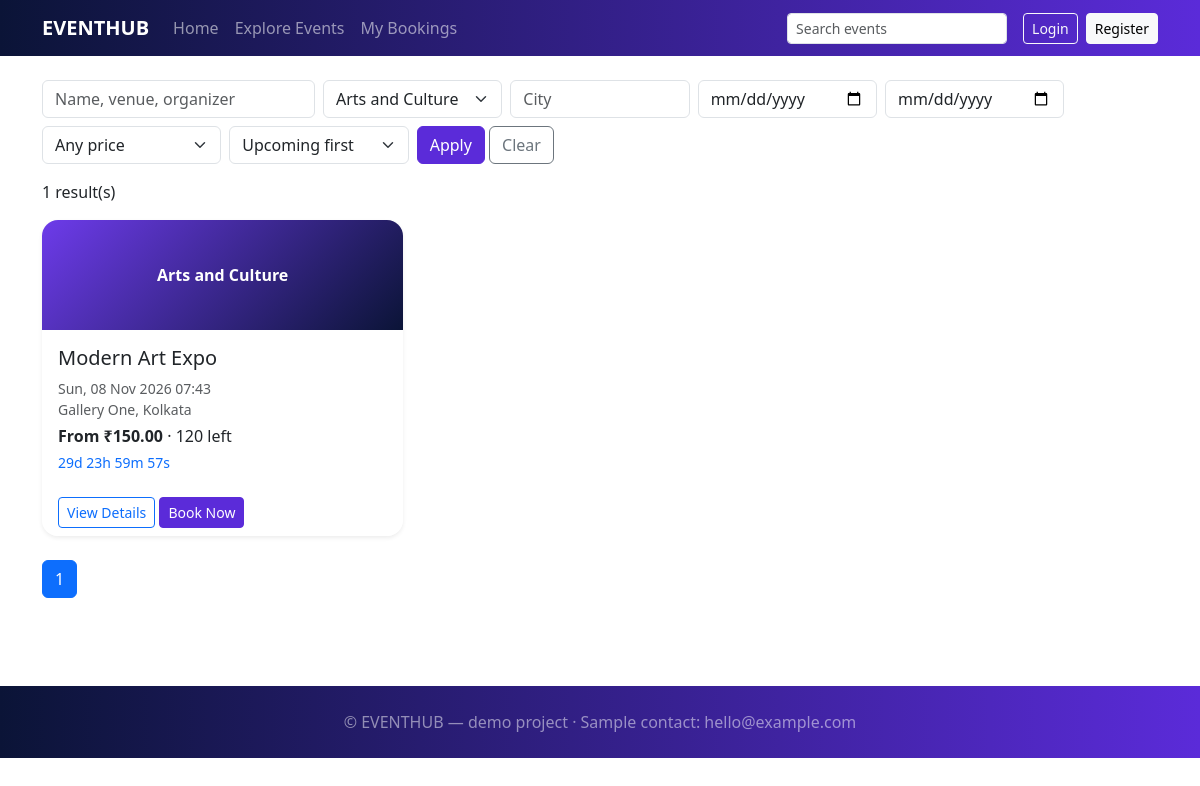
/events.php?category=7, run on the app's committed database.
### tables this page shows
CREATE TABLE events(id INT AUTO_INCREMENT PRIMARY KEY,category_id INT NOT NULL,title VARCHAR(150) NOT NULL,description TEXT,venue VARCHAR(120),city VARCHAR(80),organizer VARCHAR(100),start_at DATETIME NOT NULL,featured TINYINT(1) DEFAULT 0,status ENUM('draft','published','cancelled') DEFAULT 'published',
 FOREIGN KEY(category_id) REFERENCES categories(id),INDEX(start_at),INDEX(city));

CREATE TABLE categories(id INT AUTO_INCREMENT PRIMARY KEY,name VARCHAR(60) NOT NULL UNIQUE);

### events.php (the view, shortened to what this page needs)
<?php $title='Explore Events'; require 'includes/header.php';
$w=["e.status='published'"];$a=[];
if(($q=trim($_GET['q']??''))!==''){$w[]='(e.title LIKE ? OR e.venue LIKE ? OR e.organizer LIKE ?)';array_push($a,"%$q%","%$q%","%$q%");}
if(!empty($_GET['category'])){$w[]='e.category_id=?';$a[]=(int)$_GET['category'];}
if(($city=trim($_GET['city']??''))!==''){$w[]='e.city LIKE ?';$a[]="%$city%";}
$orders=['date'=>'e.start_at','new'=>'e.id DESC','low'=>'min_price','high'=>'min_price DESC'];$sort=$orders[$_GET['sort']??'date']??'e.start_at';
$where=' WHERE '.implode(' AND ',$w);$per=6;$pg=max(1,(int)($_GET['page']??1));
$c=$pdo->prepare("SELECT COUNT(*) FROM events e$where");$c->execute($a);$n=(int)$c->fetchColumn();
$st=$pdo->prepare(EV_SQL."$where ORDER BY $sort LIMIT $per OFFSET ".(($pg-1)*$per));$st->execute($a);$rows=$st->fetchAll();
$cats=$pdo->query("SELECT * FROM categories")->fetchAll();$qs=$_GET;unset($qs['page']);?>
<form class="row g-2 mb-3"><div class="col-md-3"><input name="q" value="<?=e($q)?>" class="form-control" placeholder="Name, venue, organizer"></div>
<div class="col-md-2"><select name="category" class="form-select"><option value="">All categories</option><?php foreach($cats as $k)echo '<option value="'.$k['id'].'"'.(($_GET['category']??'')==$k['id']?' selected':'').'>'.e($k['name']).'</option>';?></select></div>
<div class="col-md-2"><input name="city" value="<?=e($city)?>" class="form-control" placeholder="City"></div>
<div class="col-md-2"><input type="date" name="from" value="<?=e($_GET['from']??'')?>" class="form-control"></div><div class="col-md-2"><input type="date" name="to" value="<?=e($_GET['to']??'')?>" class="form-control"></div>
<div class="col-md-2"><select name="price" class="form-select"><option value="">Any price</option></select></div>
<div class="col-md-2"><select name="sort" class="form-select"><option value="date">Upcoming first</option></select></div>
<div class="col-md-3"><button class="btn btn-primary">Apply</button> <a class="btn btn-outline-secondary" href="events.php">Clear</a></div></form>
<p><?=$n?> result(s)</p><div class="row g-3"><?php foreach($rows as $ev)echo card($ev); if(!$rows)echo '<p>No events match. Try clearing filters or a different city.</p>';?></div>
<nav class="mt-4"><ul class="pagination"><?php for($i=1;$i<=max(1,ceil($n/$per));$i++)echo '<li class="page-item'.($i==$pg?' active':'').'"><a class="page-link" href="?'.e(http_build_query($qs+['page'=>$i])).'">'.$i.'</a></li>';?></ul></nav>
<?php require 'includes/footer.php';

### includes/functions.php (shortened to what this page needs)
<?php
function e($s){return htmlspecialchars((string)$s,ENT_QUOTES,'UTF-8');}
function money($n){return $n>0?'₹'.number_format($n,2):'Free';}
function card($ev){
 $p=$ev['min_price']??0; $h='<div class="col-md-6 col-lg-4"><div class="card h-100 shadow-sm ev"><div class="ev-img">'.e($ev['category']).'</div><div class="card-body">';
 $h.=($ev['featured']?'<span class="badge bg-warning text-dark mb-1">Featured</span> ':'').'<h5>'.e($ev['title']).'</h5>';
 $h.='<p class="small text-muted mb-1">'.date('D, d M Y H:i',strtotime($ev['start_at'])).'<br>'.e($ev['venue']).', '.e($ev['city']).'</p>';
 $h.='<p class="mb-1"><b>'.($p>0?'From '.money($p):'Free').'</b> · '.(int)$ev['avail'].' left</p>';
 $h.='<div class="cd small text-primary" data-t="'.date('c',strtotime($ev['start_at'])).'"></div></div><div class="card-footer bg-white border-0">';
 $h.='<a class="btn btn-outline-primary btn-sm" href="event-details.php?id='.$ev['id'].'">View Details</a> <a class="btn btn-primary btn-sm" href="booking.php?id='.$ev['id'].'">Book Now</a></div></div></div>';
 return $h;}

### assets/css/style.css (style rules this page uses)
.ev { border:0;border-radius:1rem;overflow:hidden;transition:.2s }
.ev-img { height:110px;background:linear-gradient(135deg,#6d3bea,#0b1437);color:#fff;display:flex;align-items:center;justify-content:center;font-weight:600 }
.btn-primary { background:#5b2bd9;border-color:#5b2bd9 }

### data on the page
events: category.name "Arts and Culture", title "Modern Art Expo", start_at "Sun, 08 Nov 2026 07:43", venue "Gallery One", city "Kolkata", p "₹150.00", avail "120"

### other printed values
$n "1"
form field category "Arts and Culture"
